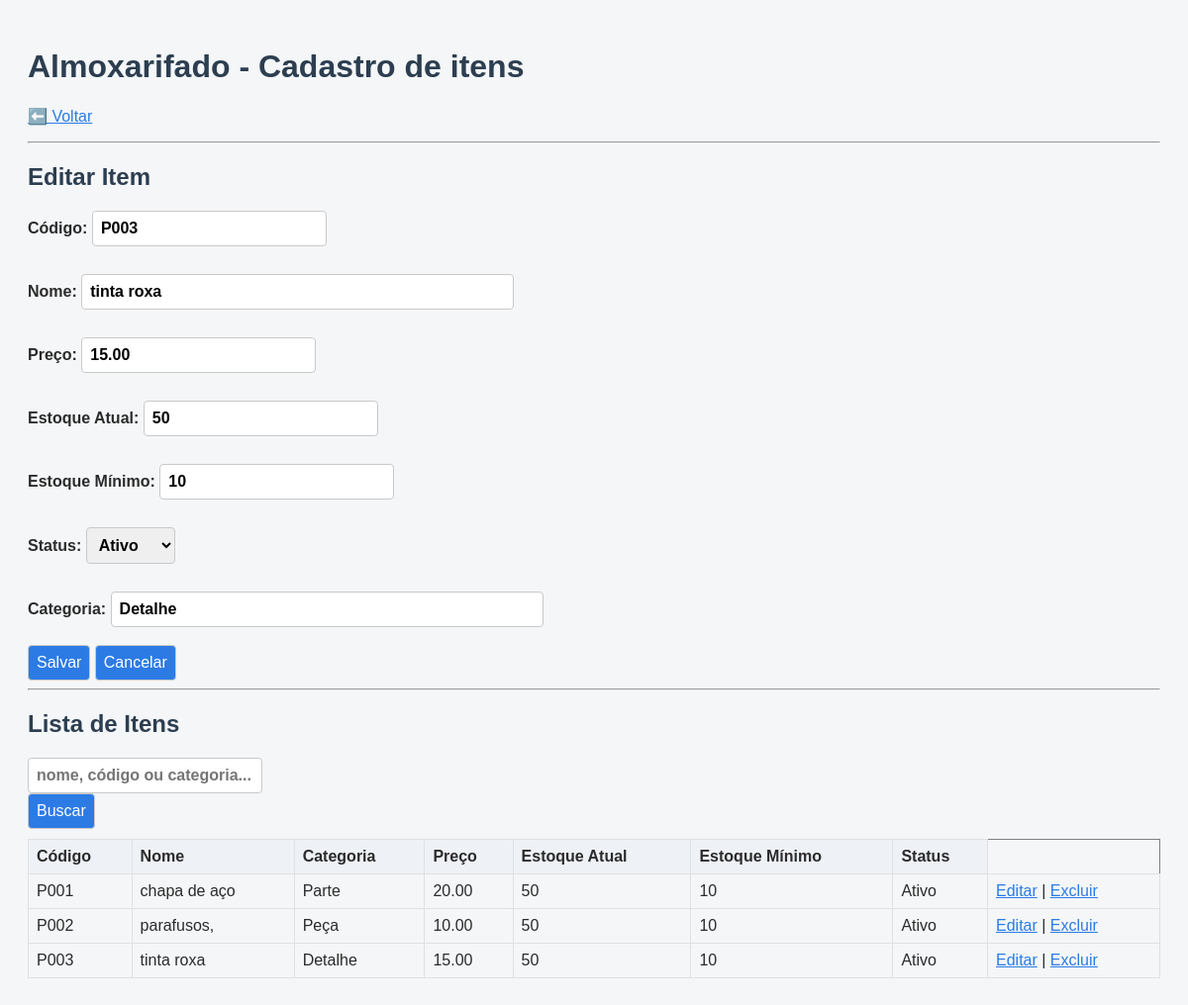
/produtos.php?editar=3 (signed in), run on the app's committed database.
### tables this page shows
CREATE TABLE IF NOT EXISTS `estoque` (
  `id` INT NOT NULL AUTO_INCREMENT,
  `codigo` VARCHAR(45) NOT NULL,
  `nome` VARCHAR(45) NOT NULL,
  `preco` DECIMAL(10,2) NOT NULL,
  `estoque_atual` INT NOT NULL DEFAULT 0,
  `estoque_minimo` INT NOT NULL,
  `categoria` VARCHAR(45) NOT NULL,
  `ativo` TINYINT(1) NOT NULL DEFAULT 1,
  PRIMARY KEY (`id`));

### produtos.php (the view, shortened to what this page needs)
<?php
require_once 'config.php';
$produtoEditar = null;
if (isset($_GET['editar'])) {
    $stmt = $conn->prepare("SELECT * FROM estoque WHERE id = ?");
    $stmt->execute([$_GET['editar']]);
    $produtoEditar = $stmt->fetch();
}
$busca = trim($_GET['busca'] ?? '');
$sql = "SELECT * FROM estoque WHERE ativo = 1".
($busca ? " AND (nome LIKE :b OR codigo LIKE :b OR categoria LIKE :b)" : "").
" ORDER BY nome";
$stmt = $conn->prepare($sql);
$stmt->execute($busca ? ['b' => "%$busca%"] : []);
$estoque = $stmt->fetchAll();
?>
<!DOCTYPE html>
<html lang="pt-br">
<head>
    <link rel="stylesheet" href="estilo.css">
</head>
<body>
    <h1>Almoxarifado - Cadastro de itens</h1>
    <p><a href="index.php">⬅️ Voltar</a></p>
    <hr>
    <h2><?= $produtoEditar ? 'Editar ' : 'Novo ' ?>Item</h2>
    <form method="post">
        <label> Código:
            <input type="text" name="codigo" value="<?= htmlspecialchars($produtoEditar['codigo'] ?? '') ?>" required>
        </label><br>
        <label> Nome:
            <input type="text" name="nome" value="<?= htmlspecialchars($produtoEditar['nome'] ?? '') ?>" size="40" required>
        </label><br>
        <label> Preço:
            <input type="number" name="preco" step="0.01" value="<?= htmlspecialchars($produtoEditar['preco'] ?? '') ?>" required>
        </label><br>
        <label> Estoque Atual:
            <input type="number" min="0" name="estoque_atual" value="<?= htmlspecialchars($produtoEditar['estoque_atual'] ?? 0) ?>" required>
        </label><br>
        <label> Estoque Mínimo:
            <input type="number" min="0" name="estoque_minimo" value="<?= htmlspecialchars($produtoEditar['estoque_minimo'] ?? 0) ?>" required>
        </label><br>
        <label> Status:
            <select name="ativo">
                <option value="1" <?= ($produtoEditar['ativo'] ?? 1) == 1 ? 'selected' : '' ?>>Ativo</option>
            </select>
        </label><br>
        <label> Categoria:
            <input type="text" name="categoria" size="40" value="<?= htmlspecialchars($produtoEditar['categoria'] ?? '') ?>">
        </label><br>
        <button type="submit">Salvar</button>
        <?php if ($produtoEditar): ?><a href="produtos.php"><button type="button">Cancelar</button></a><?php endif; ?>
    </form>
    <hr>
    <h2>Lista de Itens</h2>
    <form method="get">
        <label>
            <input type="text" name="busca" value="<?= htmlspecialchars($busca) ?>" placeholder="nome, código ou categoria...">
        </label>
        <button type="submit">Buscar</button>
    </form>
    <?php if($estoque): ?>
        <table border="1" cellpadding="5" cellspacing="0">
            <tr>
                <th>Código</th>
                <th>Nome</th>
                <th>Categoria</th>
                <th>Preço</th>
                <th>Estoque Atual</th>
                <th>Estoque Mínimo</th>
                <th>Status</th>
            </tr>
            <?php foreach($estoque as $p): ?>
                <tr>
                    <td><?= htmlspecialchars($p['codigo'] ?? '') ?></td>
                    <td><?= htmlspecialchars($p['nome'] ?? '') ?></td>
                    <td><?= htmlspecialchars($p['categoria'] ?? '') ?></td>
                    <td><?= htmlspecialchars($p['preco'] ?? '') ?></td>
                    <td><?= $p['estoque_atual'] ?? 0 ?></td>
                    <td><?= $p['estoque_minimo'] ?? 0 ?></td>
                    <td><?= ($p['ativo'] ?? 1) == 1 ? 'Ativo' : 'Inativo' ?></td>
                    <td>
                        <a href="produtos.php?editar=<?= $p['id'] ?>">Editar</a> |
                        <a href="produtos.php?excluir=<?= $p['id'] ?>" onclick="return confirm('Deseja excluir?')">Excluir</a>
                    </td>
                </tr>
            <?php endforeach; ?>
        </table>
    <?php else: ?>
        <p>Nada no estoque.</p>
    <?php endif; ?>
</body>
</html>

### estilo.css (style rules this page uses)
body { font-family: Arial, Helvetica, sans-serif; background-color: #f4f6f8; color: #2b2b2b; padding: 20px; }
h1, h2 { color: #2c3e50; }
label { display: block; font-weight: bold; margin-top: 10px; }
input, select, textarea, button { font: inherit; padding: 8px; border-radius: 4px; border: 1px solid #c9c9c9; }
button { background-color: #2c7be5; color: #ffffff; cursor: pointer; }
a { color: #2c7be5; }
table { width: 100%; border-collapse: collapse; margin-top: 10px; }
th, td { padding: 8px; border: 1px solid #e0e0e0; text-align: left; }
th { background-color: #eef2f7; }

### data on the page
estoque: codigo "P003", nome "tinta roxa", preco "15.00", estoque_atual "50", estoque_minimo "10", ativo "Ativo", categoria "Detalhe"
estoque: codigo "P001", nome "chapa de aço", categoria "Parte", preco "20.00", estoque_atual "50", estoque_minimo "10", ativo "Ativo"
estoque: codigo "P002", nome "parafusos,", categoria "Peça", preco "10.00", estoque_atual "50", estoque_minimo "10", ativo "Ativo"
